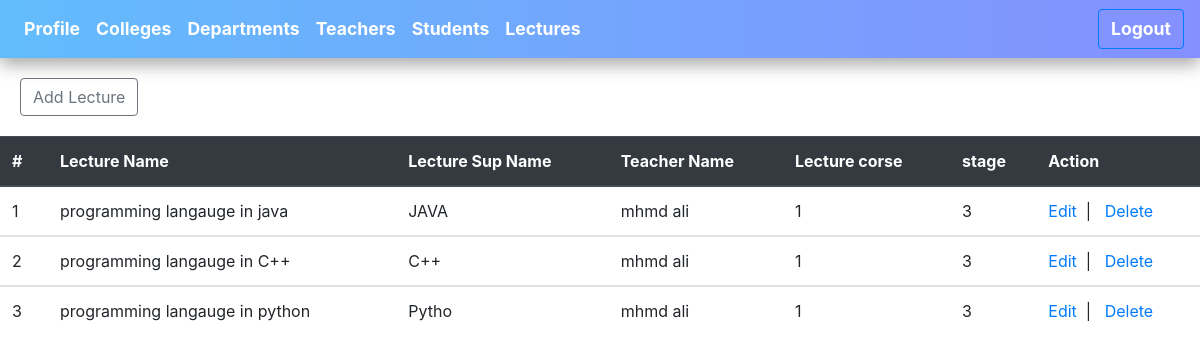
The app's page /lec/Lec.php (signed in) with its own data.
### tables this page shows
CREATE TABLE `lecture_lab` (
  `ID_lec_lab` int(11) NOT NULL,
  `lec_lab_name` varchar(40) NOT NULL,
  `lec_lab_sub_name` varchar(5) NOT NULL,
  `id_stf` int(11) NOT NULL,
  `name_stf` varchar(50) NOT NULL,
  `lec_lab_corse` int(11) NOT NULL,
  `id_dep` int(11) NOT NULL,
  `stageLec` int(11) NOT NULL
);

### lec/Lec.php (the view, shortened to what this page needs)
<?php
$host = "localhost";
$user = "root";
$password = "";
$db = "unvdb";
$link = mysqli_connect($host,$user,$password,$db);
?>
<!DOCTYPE html>
<html>
<head>
<link rel="stylesheet" href="https://cdnjs.cloudflare.com/ajax/libs/uikit/3.0.3/css/uikit.min.css" />
<link rel="stylesheet" href="https://stackpath.bootstrapcdn.com/bootstrap/4.2.1/css/bootstrap.min.css">
<link rel="stylesheet" href="../css/style3.css" type="text/css" >
</head>
<body>
<nav class="navbar navbar-expand-lg navbar-light bg-light navCol">
  <div class="collapse navbar-collapse " id="navbarNav">
    <ul class="navbar-nav">
    <li class="nav-item">
    <a class="nav-link " id="icol" href="../welcomeAdmin.php">Profile</a>
    </li>
      <li class="nav-item">
      <a class="nav-link " id="icol" href="../college/college.php">Colleges</a>
      </li>
      <li class="nav-item">
      <a class="nav-link " id="icol" href="../Deb/Deb.php">Departments</a>
      </li>
      <li class="nav-item">
      <a class="nav-link " id="icol" href="../teacher/Teacher.php">Teachers</a>
      </li>
      <li class="nav-item">
      <a class="nav-link " id="icol" href="../student/Student.php">Students</a>
      </li>
      <li class="nav-item">
      <a class="nav-link " id="icol" href="lec.php">Lectures</a>
      </li>
    </ul>
  </div>
  <button type="button" class="btn btn-outline-primary "> <a id="icol" href="../logOut.php">Logout</a></button>
</nav>
<div class="butadd">
    <a href="addLec.php"><button type="button" class="btn btn-outline-secondary">Add Lecture</button></a>
    </div>
<?php
if (isset($_SESSION['email']) == true) {
    $sql = "select * from lecture_lab";
    $result = mysqli_query($link, $sql);
    ?>
<table class="table">
  <thead class="thead-dark">
    <tr>
      <th scope="col" width="4%">#</th>
      <th scope="col" >Lecture Name</th>
      <th scope="col" >Lecture Sup Name</th>
      <th scope="col" >Teacher Name</th>
      <th scope="col" >Lecture corse</th>
      <th scope="col" >stage</th>
      <th scope="col" >Action</th>
    </tr>
  </thead>
        <?php
        if ($result) {
            $i = 0;
            foreach ($result as $sdata) {
                $i++;
                ?>
<tbody>
    <tr>
    <td><?php echo $i;?></td>
                    <td><?php echo $sdata['lec_lab_name']?></td>
                    <td><?php echo $sdata['lec_lab_sub_name']?></td>
                    <td><?php echo $sdata['name_stf']?></td>
                    <td><?php echo $sdata['lec_lab_corse']?></td>
                    <td><?php echo $sdata['stageLec']?></td>
                    <td>
                        <a  href="editLec.php?id=<?php echo $sdata['ID_lec_lab'];?>">Edit</a>&nbsp&nbsp|&nbsp&nbsp
                        <a  href="deleteLec.php?id=<?php echo $sdata['ID_lec_lab'];?>">Delete</a>
                    </td>
    </tr>
  </tbody>
            <?php } }else{?>
            <tr><td colspan="5"><h2>No data found</h2></td></tr>
        <?php } ?>
    </table>
    <?php
}else{
    header("location: loginAdmin.php");
}
?>
</body>
</html>

### css/style3.css (style rules this page uses)
.navCol { box-shadow: 0 6px 15px 0 rgba(0, 0, 0, 0.2), 0 6px 20px 0 rgba(0, 0, 0, 0.19); background-image: linear-gradient(to right, #62BCFC , #8490FF); }
#icol { color:white; font-size: 1.1rem; font-weight: bold; }
.butadd { padding: 20px; }

### records on screen
lecture_lab: lec_lab_name "programming langauge in java", lec_lab_sub_name "JAVA", name_stf "mhmd ali", lec_lab_corse "1", stageLec "3"
lecture_lab: lec_lab_name "programming langauge in C++", lec_lab_sub_name "C++", name_stf "mhmd ali", lec_lab_corse "1", stageLec "3"
lecture_lab: lec_lab_name "programming langauge in python", lec_lab_sub_name "Pytho", name_stf "mhmd ali", lec_lab_corse "1", stageLec "3"
